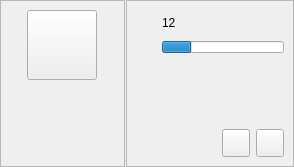
<?xml version="1.0" encoding="UTF-8"?>
<ui version="4.0">
 <class>Form</class>
 <widget class="QWidget" name="Form">
  <property name="geometry">
   <rect>
    <x>0</x>
    <y>0</y>
    <width>294</width>
    <height>167</height>
   </rect>
  </property>
  <property name="maximumSize">
   <size>
    <width>294</width>
    <height>16777215</height>
   </size>
  </property>
  <property name="windowTitle">
   <string>Form</string>
  </property>
  <layout class="QHBoxLayout" name="horizontalLayout">
   <property name="spacing">
    <number>1</number>
   </property>
   <property name="leftMargin">
    <number>0</number>
   </property>
   <property name="topMargin">
    <number>0</number>
   </property>
   <property name="rightMargin">
    <number>0</number>
   </property>
   <property name="bottomMargin">
    <number>0</number>
   </property>
   <item>
    <widget class="QFrame" name="user_frame">
     <property name="minimumSize">
      <size>
       <width>125</width>
       <height>130</height>
      </size>
     </property>
     <property name="maximumSize">
      <size>
       <width>125</width>
       <height>10000</height>
      </size>
     </property>
     <property name="frameShape">
      <enum>QFrame::StyledPanel</enum>
     </property>
     <property name="frameShadow">
      <enum>QFrame::Raised</enum>
     </property>
     <layout class="QVBoxLayout" name="verticalLayout">
      <item>
       <layout class="QVBoxLayout" name="verticalLayout_2">
        <property name="spacing">
         <number>2</number>
        </property>
        <item>
         <layout class="QHBoxLayout" name="horizontalLayout_2">
          <property name="spacing">
           <number>0</number>
          </property>
          <item>
           <widget class="QPushButton" name="user_image_pushButton">
            <property name="sizePolicy">
             <sizepolicy hsizetype="Fixed" vsizetype="Fixed">
              <horstretch>0</horstretch>
              <verstretch>0</verstretch>
             </sizepolicy>
            </property>
            <property name="minimumSize">
             <size>
              <width>70</width>
              <height>70</height>
             </size>
            </property>
            <property name="maximumSize">
             <size>
              <width>70</width>
              <height>70</height>
             </size>
            </property>
            <property name="text">
             <string/>
            </property>
            <property name="iconSize">
             <size>
              <width>70</width>
              <height>70</height>
             </size>
            </property>
           </widget>
          </item>
         </layout>
        </item>
        <item>
         <widget class="QLabel" name="user_name_label">
          <property name="text">
           <string/>
          </property>
          <property name="alignment">
           <set>Qt::AlignCenter</set>
          </property>
         </widget>
        </item>
        <item>
         <layout class="QHBoxLayout" name="horizontalLayout_5">
          <property name="spacing">
           <number>2</number>
          </property>
          <item>
           <spacer name="horizontalSpacer_2">
            <property name="orientation">
             <enum>Qt::Horizontal</enum>
            </property>
            <property name="sizeHint" stdset="0">
             <size>
              <width>40</width>
              <height>20</height>
             </size>
            </property>
           </spacer>
          </item>
          <item>
           <widget class="QLabel" name="admin_image_label">
            <property name="minimumSize">
             <size>
              <width>20</width>
              <height>20</height>
             </size>
            </property>
            <property name="maximumSize">
             <size>
              <width>20</width>
              <height>20</height>
             </size>
            </property>
            <property name="text">
             <string/>
            </property>
           </widget>
          </item>
          <item>
           <widget class="QLabel" name="promotion_label">
            <property name="sizePolicy">
             <sizepolicy hsizetype="Fixed" vsizetype="Preferred">
              <horstretch>0</horstretch>
              <verstretch>0</verstretch>
             </sizepolicy>
            </property>
            <property name="text">
             <string/>
            </property>
            <property name="alignment">
             <set>Qt::AlignCenter</set>
            </property>
           </widget>
          </item>
          <item>
           <spacer name="horizontalSpacer_3">
            <property name="orientation">
             <enum>Qt::Horizontal</enum>
            </property>
            <property name="sizeHint" stdset="0">
             <size>
              <width>40</width>
              <height>20</height>
             </size>
            </property>
           </spacer>
          </item>
         </layout>
        </item>
        <item>
         <spacer name="verticalSpacer_5">
          <property name="orientation">
           <enum>Qt::Vertical</enum>
          </property>
          <property name="sizeHint" stdset="0">
           <size>
            <width>20</width>
            <height>40</height>
           </size>
          </property>
         </spacer>
        </item>
       </layout>
      </item>
     </layout>
    </widget>
   </item>
   <item>
    <widget class="QFrame" name="game_stats_frame">
     <property name="maximumSize">
      <size>
       <width>168</width>
       <height>10000</height>
      </size>
     </property>
     <property name="frameShape">
      <enum>QFrame::StyledPanel</enum>
     </property>
     <property name="frameShadow">
      <enum>QFrame::Raised</enum>
     </property>
     <layout class="QVBoxLayout" name="verticalLayout_4">
      <item>
       <layout class="QFormLayout" name="formLayout">
        <property name="horizontalSpacing">
         <number>1</number>
        </property>
        <property name="verticalSpacing">
         <number>0</number>
        </property>
        <item row="0" column="0">
         <widget class="QLabel" name="level_label">
          <property name="minimumSize">
           <size>
            <width>25</width>
            <height>25</height>
           </size>
          </property>
          <property name="maximumSize">
           <size>
            <width>25</width>
            <height>25</height>
           </size>
          </property>
          <property name="text">
           <string/>
          </property>
         </widget>
        </item>
        <item row="0" column="1">
         <widget class="QLabel" name="level_label_number">
          <property name="text">
           <string>12</string>
          </property>
         </widget>
        </item>
        <item row="1" column="0">
         <widget class="QLabel" name="xp_label">
          <property name="minimumSize">
           <size>
            <width>25</width>
            <height>25</height>
           </size>
          </property>
          <property name="maximumSize">
           <size>
            <width>25</width>
            <height>25</height>
           </size>
          </property>
          <property name="text">
           <string/>
          </property>
         </widget>
        </item>
        <item row="1" column="1">
         <layout class="QVBoxLayout" name="verticalLayout_6">
          <property name="spacing">
           <number>0</number>
          </property>
          <item>
           <spacer name="verticalSpacer_3">
            <property name="orientation">
             <enum>Qt::Vertical</enum>
            </property>
            <property name="sizeType">
             <enum>QSizePolicy::Fixed</enum>
            </property>
            <property name="sizeHint" stdset="0">
             <size>
              <width>20</width>
              <height>6</height>
             </size>
            </property>
           </spacer>
          </item>
          <item>
           <widget class="QProgressBar" name="xp_progressBar">
            <property name="minimumSize">
             <size>
              <width>0</width>
              <height>12</height>
             </size>
            </property>
            <property name="maximumSize">
             <size>
              <width>16777215</width>
              <height>12</height>
             </size>
            </property>
            <property name="value">
             <number>24</number>
            </property>
            <property name="alignment">
             <set>Qt::AlignCenter</set>
            </property>
            <property name="textVisible">
             <bool>false</bool>
            </property>
           </widget>
          </item>
          <item>
           <spacer name="verticalSpacer_4">
            <property name="orientation">
             <enum>Qt::Vertical</enum>
            </property>
            <property name="sizeType">
             <enum>QSizePolicy::Fixed</enum>
            </property>
            <property name="sizeHint" stdset="0">
             <size>
              <width>20</width>
              <height>7</height>
             </size>
            </property>
           </spacer>
          </item>
         </layout>
        </item>
       </layout>
      </item>
      <item>
       <layout class="QHBoxLayout" name="horizontalLayout_3">
        <item>
         <spacer name="horizontalSpacer">
          <property name="orientation">
           <enum>Qt::Horizontal</enum>
          </property>
          <property name="sizeHint" stdset="0">
           <size>
            <width>40</width>
            <height>20</height>
           </size>
          </property>
         </spacer>
        </item>
        <item>
         <widget class="QPushButton" name="user_tickets_pushButton">
          <property name="minimumSize">
           <size>
            <width>28</width>
            <height>28</height>
           </size>
          </property>
          <property name="maximumSize">
           <size>
            <width>28</width>
            <height>28</height>
           </size>
          </property>
          <property name="text">
           <string/>
          </property>
         </widget>
        </item>
        <item>
         <widget class="QPushButton" name="stats_pushButton">
          <property name="minimumSize">
           <size>
            <width>28</width>
            <height>28</height>
           </size>
          </property>
          <property name="maximumSize">
           <size>
            <width>28</width>
            <height>28</height>
           </size>
          </property>
          <property name="text">
           <string/>
          </property>
         </widget>
        </item>
       </layout>
      </item>
     </layout>
    </widget>
   </item>
  </layout>
 </widget>
 <resources/>
 <connections/>
</ui>
